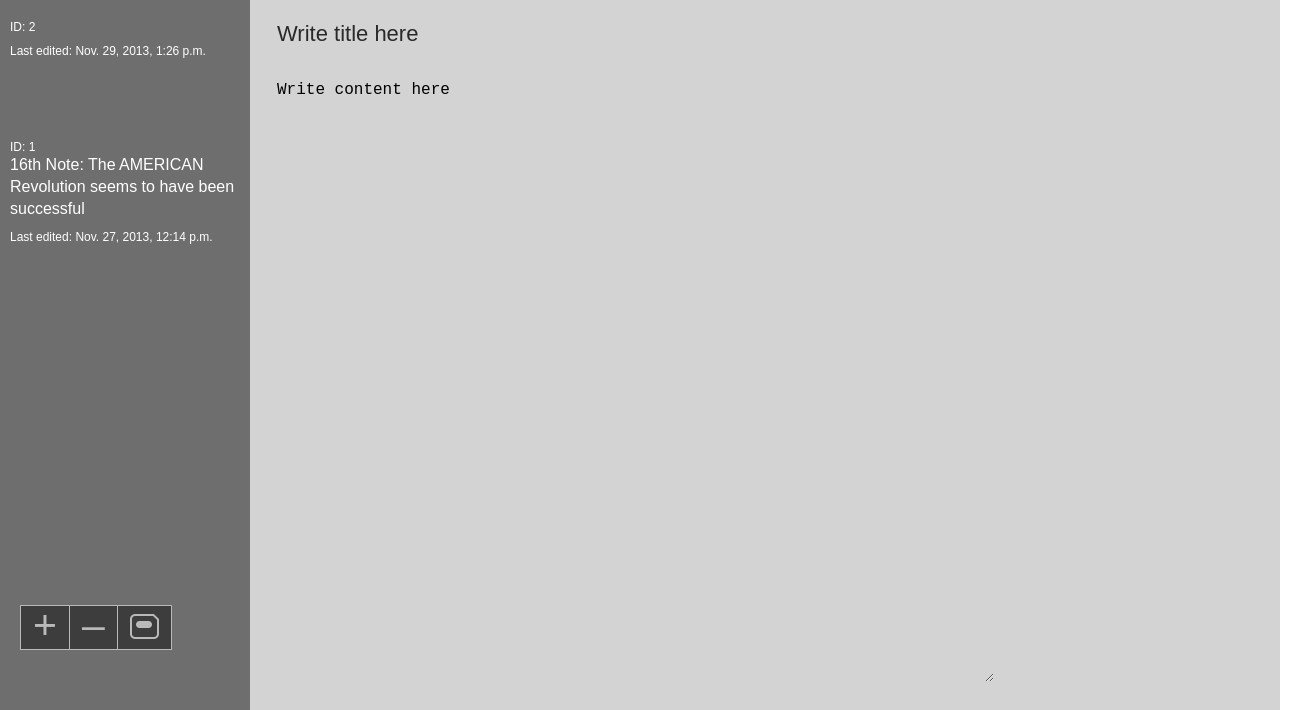
The app's page /notes/create/ with its own data.
### notes/models.py (models this page shows, shortened)
class Note(models.Model):
	title = models.CharField(max_length=100)
	content = models.TextField()
	first_published_date = models.DateTimeField(auto_now=True)
	last_update_date = models.DateTimeField(auto_now=True)

### notes/views.py (the view)
def create(request):
	template = 'notes/create.html'
	list_of_notes = Note.objects.all().order_by('-last_update_date')
	if not list_of_notes[0].title == '':
		note = Note(title='', content='')
		note.save()
	form = NotesForm()
	context = {'list_of_notes': list_of_notes, 'form':form}
	return render(request, template, context)

### notes/views.py
class NotesForm(forms.Form):
    title = forms.CharField(max_length=150)
    content = forms.CharField(widget=forms.Textarea(attrs={'rows':30, 'cols':65}))

### notes/templates/notes/create.html (shortened to what this page needs)
<!DOCTYPE html>
 <html class="no-js">
    <head>
        {% load staticfiles %}
        <link rel="stylesheet" type="text/css" href="{% static 'notes/style.css' %}" />
    </head>
    <body>
        <div class="main_container">
            {% if not deleted %}
                <form action="/notes/" method="post">{% csrf_token %}
            {% else %}
                <form method="post" action="javascript:;">
            {% endif %}
            <section class="notes_list">
                {% block empty %}
                    {% if list_of_notes %}
                        {% for note in list_of_notes %}
                            <a href="{% url 'notes:read' note_id=note.id %}">
                                <div class="note_selector {% if note.id == target.id %} selected {% endif %}">
                                <p>ID: {{ note.id }}</p>
                                <h2>{{ note.title }}</h2>
                                <p>Last edited: {{ note.last_update_date }}</p>
                                </div>
                            </a>
                        {% endfor %}
                    {% endif %}
                <div class="nav_buttons">
                    <a href="{% url 'notes:create' %}">+</a>
                    <a href="{% if not deleted %}{% else %}javascript:;{% endif %}">–</a>
                    <a href=""><img src="{% static 'notes/savedisk.png' %}" alt="Save" title="save"></a>
                </div>
            </section>
            <section class="note_text">
                {% if list_of_notes %}
                    {% if newspace %}
                        <a href="javascript:;">
                            <div class="note_selector selected">
                                <h2>New note</h2>
                                <p>To be published now</p>
                            </div>
                        </a>
                    {% else %}
                        {% if deleted %}
                            <h1>Note: {{ tempid }} was deleted</h1>
                            <p>Please enter a note</p>
                        {% else %}
                            <div class="note_title">
                                <input type="text" name="title" value="Write title here">
                            </div>
                            <div class="note_content">
                                <textarea name="content" rows="30" cols="70">Write content here</textarea>
                            </div>
                           </form>
                        {% endif %}
                    {% endif %}
                {% else %}
                    <h1>Please enter a title</h1>
                    <p>Please enter a note</p>
                {% endif %}
                {% endblock empty %}
        </div>
    </body>
</html>

### notes/static/notes/style.css (style rules this page uses)
html, body { padding:0; margin:0; }
.main_container { width:1280px; min-height:800px; height:100%; background:#d3d3d3; }
.notes_list { width:250px; min-height:800px; height:100%; background:#6e6e6e; float:left; position:relative; }
.note_text { float:left; margin-left:25px; width:865px; min-height:800px; }
.note_selector { width:230px; height:100px; padding:20px 10px 0 10px; }
.note_selector h2 { margin:0 0 10px 0; color:#ffffff; }
.note_selector p { font-size:12px; color:#ffffff; }
.nav_buttons { position:absolute; bottom:150px; left:20px; background:#3d3d3d; border:solid 1px #b9b9b9; width:150px; }
.nav_buttons a { text-align: center; border-right:solid 1px #b9b9b9; font-size:41px; color:#b9b9b9; display:block; float:left; padding:5px 12px 10px 12px !important; line-height:28px; }
.nav_buttons a:last-of-type { border-right:none; }
.note_text h1, .note_text input { width:800px; font-size:22px; margin:20px 0 30px 0; color:#292929; font-weight:400; display:block; background:#d3d3d3; border:none; }
.note_text p, .note_text textarea { font-size:16px; margin-bottom:15px; font-weight:300; line-height:20px; display:block; background:#d3d3d3; border:none; }
h1, h2, h3, h4, h5, h6, p, a { font-family:helvetica; }
h2 { font-size:16px; line-height:22px; font-weight:300; padding:0; }
p { margin:0; padding:0; }
a { text-decoration:none; border:none; cursor:pointer; }

### records on screen
Note: id "2", last_update_date "Nov. 29, 2013, 1:26 p.m."
Note: id "1", title "16th Note: The AMERICAN Revolution seems to have been successful", last_update_date "Nov. 27, 2013, 12:14 p.m."
